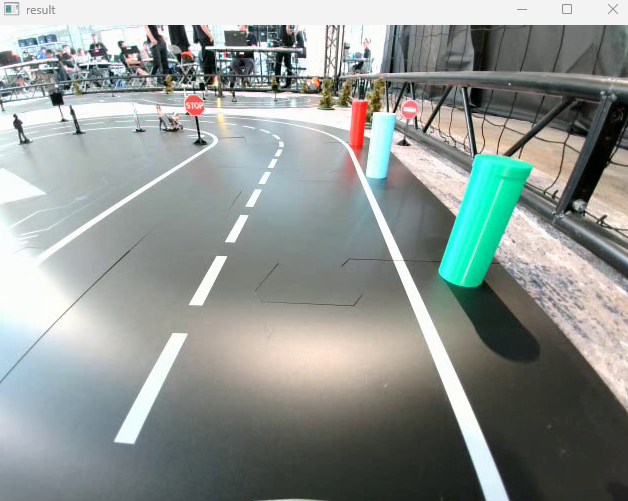
#> input picture Computer_Vision_for_Autonomous_Robot_Navigation/Main_stage/image.png, 628 x 501 px, found by its file name
$ python process_image.py
#> lines starting #> are read from the running program, lines starting #| are printed output that depends on the picture; after the words box and inside, x2 and y2 are one past the last pixel; in counts of white or black regions, pixels touching at a corner belong together
import cv2
import os


class ColorTracker:

    def __init__(self, image_path):
#> called with image_path = 'Main_stage/image.png'
        self.main_dir = os.path.dirname(os.path.abspath(__file__))
        self.image = cv2.imread(image_path)
#> self.image is the input picture: shape (501, 628, 3); mean B, G, R 146.8, 150.4, 143.6

        if self.image is None:
            raise FileNotFoundError(f"Image not found at {image_path}")

        self.minb, self.ming, self.minr = 0, 0, 0
        self.maxb, self.maxg, self.maxr = 255, 255, 255
        self.create_trackbar()


    def create_trackbar(self):
        """Создает трекбары для настройки цветовых порогов"""
        cv2.namedWindow("trackbar", cv2.WINDOW_NORMAL)
        cv2.resizeWindow("trackbar", 600, 200)
        cv2.createTrackbar('minb', 'trackbar', self.minb, 255, lambda x: None)
#> slider 'minb' is set to 51
        cv2.createTrackbar('ming', 'trackbar', self.ming, 255, lambda x: None)
#> slider 'ming' is set to 51
        cv2.createTrackbar('minr', 'trackbar', self.minr, 255, lambda x: None)
#> slider 'minr' is set to 51
        cv2.createTrackbar('maxb', 'trackbar', self.maxb, 255, lambda x: None)
        cv2.createTrackbar('maxg', 'trackbar', self.maxg, 255, lambda x: None)
        cv2.createTrackbar('maxr', 'trackbar', self.maxr, 255, lambda x: None)


    def get_trackbar_positions(self):
        """Получает текущие значения трекбаров"""
        self.minb = cv2.getTrackbarPos('minb', 'trackbar')
        self.ming = cv2.getTrackbarPos('ming', 'trackbar')
        self.minr = cv2.getTrackbarPos('minr', 'trackbar')
        self.maxb = cv2.getTrackbarPos('maxb', 'trackbar')
        self.maxg = cv2.getTrackbarPos('maxg', 'trackbar')
        self.maxr = cv2.getTrackbarPos('maxr', 'trackbar')


    def process_frame(self):
        """Обрабатывает кадр, применяя маску по цвету"""
        hsv = cv2.cvtColor(self.image, cv2.COLOR_BGR2HSV)
#> hsv: shape (501, 628, 3); mean H, S, V 59.7, 30.4, 154.8
        gray = cv2.cvtColor(self.image, cv2.COLOR_BGR2GRAY)
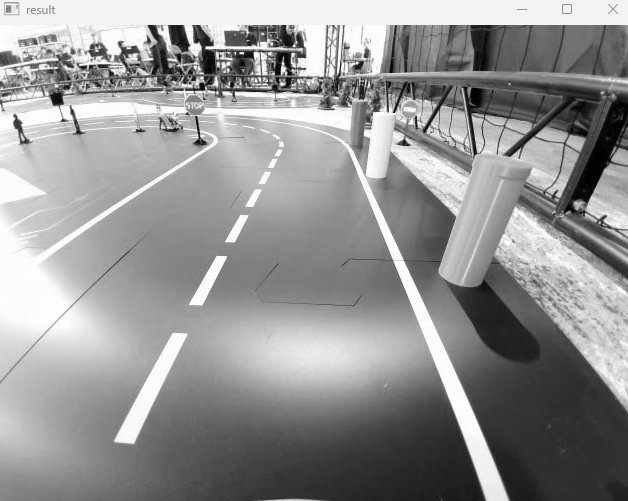
#> gray: shape (501, 628); min 0, max 255, mean 147.9
        self.get_trackbar_positions()

        mask = cv2.inRange(hsv, (self.minb, self.ming, self.minr), (self.maxb, self.maxg, self.maxr))
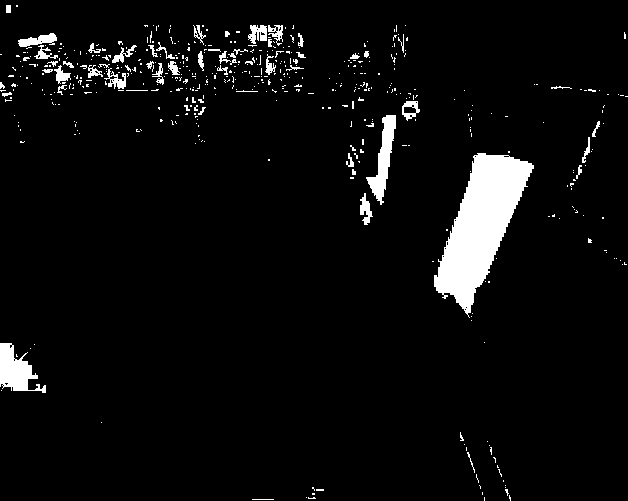
#> mask: shape (501, 628); 4.9% white; 505 white regions (449 under 20 px), largest, box (x1, y1, x2, y2) and area: (434, 153, 534, 318) 7714, (0, 343, 46, 393) 1201, (366, 115, 396, 205) 1052
        result = cv2.bitwise_and(self.image, self.image, mask=mask)
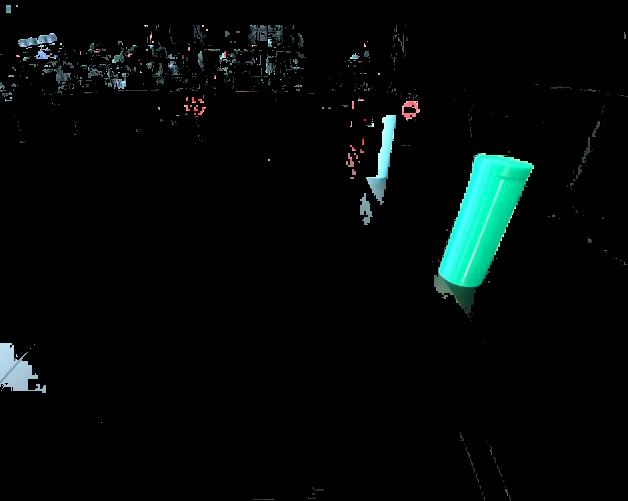
#> result: shape (501, 628, 3); mean B, G, R 7.9, 8.7, 3.6

        # Отображение всех изображений
        cv2.imshow('Original', self.image)
        cv2.imshow('Grayscale', gray)
        cv2.imshow('Mask', mask)
        cv2.imshow('Result', result)


    def save_thresholds(self):
        """Сохраняет значения порогов в текстовый файл"""
        with open(os.path.join(self.main_dir, "trackbars_save.txt"), "a") as f:
            title = input("\nEnter the description \nTo cancel, write 'no': ")

            if title.lower() != "no":
                f.write(f"{title}:  {self.minb, self.ming, self.minr}, {self.maxb, self.maxg, self.maxr}\n")
                print("Saved\n")


if __name__ == "__main__":
    # Укажите путь к изображению
    image_path = "Main_stage/image.png"  # Замените на свой путь

    tracker = ColorTracker(image_path)

    while True:
        tracker.process_frame()

        k = cv2.waitKey(1) & 0xFF
#> (key q is pressed here)
        if k == ord('q'):  # Выход
            break
        elif k == ord('s'):  # Сохранить настройки
            tracker.save_thresholds()

    cv2.destroyAllWindows()
